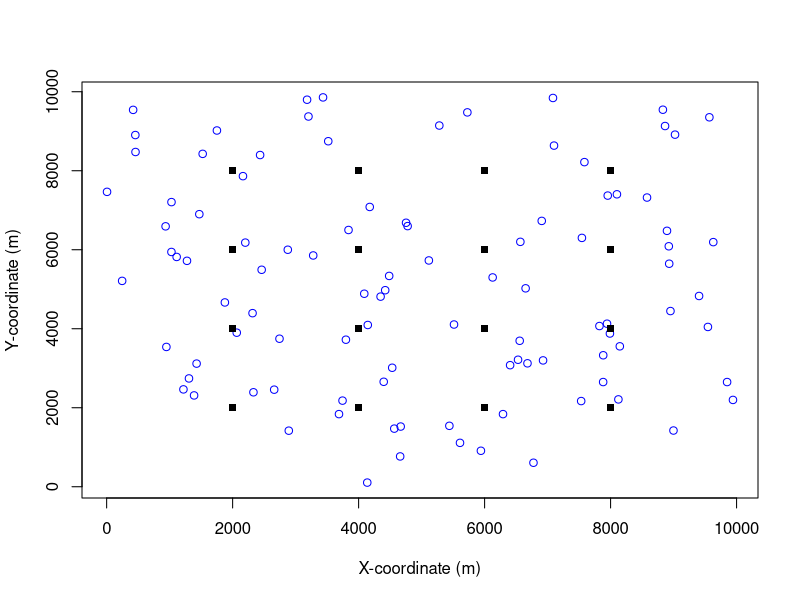
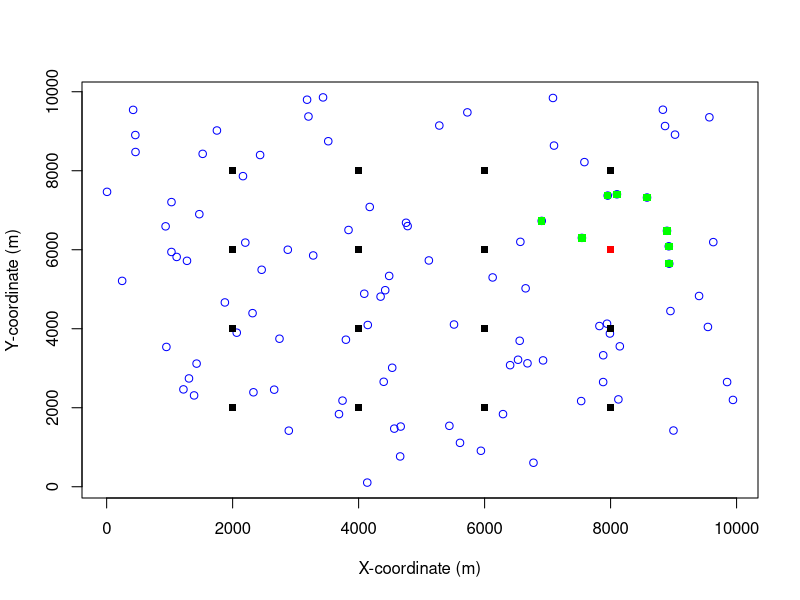
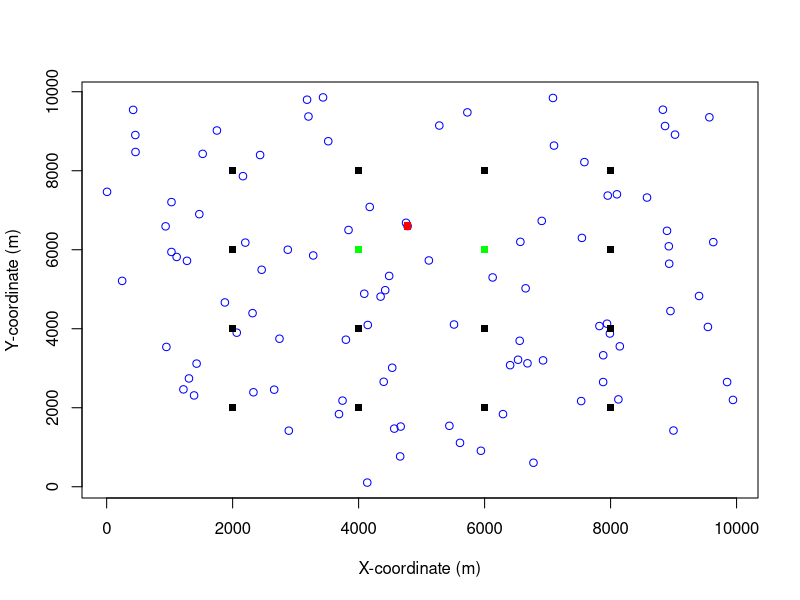

Write R code to recreate these figures, in order. (Note: this script raises an error after producing the figures.)
set.seed(123)
library(lubridate)
library(circular)

# x and y in square survey site with dimensions 10km x 10km with markers every 2000m
# mics
x_mic = seq(from = 2000, to = 8000, by = 2000)
y_mic = seq(from = 2000, to = 8000, by = 2000)

mic_coords = expand.grid(x = x_mic, y = y_mic)
colnames(mic_coords) = c('x_mic', 'y_mic')
mic_coords = as.matrix(mic_coords)

# expectation of gibbon groups in survey area
intensity = 0.000001 # modelling parameter
x_perimeter = 10000
y_perimeter = 10000
survey_area = x_perimeter * y_perimeter
expected_gibbon_groups = intensity * survey_area

# homogeneous Poisson point process for getting gibbon coordinates
x_gibbon_group <- runif(expected_gibbon_groups, 0, x_perimeter)
y_gibbon_group <- runif(expected_gibbon_groups, 0, y_perimeter)

gibbon_group_coords = cbind(x_gibbon_group, y_gibbon_group)
gibbon_group_coords = as.matrix(gibbon_group_coords)

# plot of mic grid and Poisson point process distributed gibbon groups
{
plot(x_gibbon_group, y_gibbon_group, type = "p", col = "blue", pch = 1, xlab = "X-coordinate (m)", ylab = "Y-coordinate (m)")
points(mic_coords[,1], mic_coords[,2], type = "p", col = "black", pch = 15)
}

# Calculate the bearing from mic to gibbon group
calc_bearing = function(x_point_1, y_point_1, x_point_2, y_point_2) {
  bearing = atan2(
    y_point_2 - y_point_1,
    x_point_2 - x_point_1
  )
  
  # convert to range of radians [0,2pi] where bearing is taken clockwise from north (0 radians)
  if (bearing <= 0) {
    bearing = -1*bearing + 0.5*pi 
  } else if ((bearing > 0) && (bearing <= 0.5*pi)) {
    bearing = (0.5*pi - bearing)
  } else {
    bearing = (pi - bearing) + 1.5*pi
  }
  return(bearing)
}


# euclidean distance for detector to gibbon observation
dist_mic_gibbon <- matrix(NA, nrow = nrow(mic_coords), ncol = nrow(gibbon_group_coords))
bearing_mic_gibbon <- matrix(NA, nrow = nrow(mic_coords), ncol = nrow(gibbon_group_coords))

for (i in 1:nrow(dist_mic_gibbon)) {
  for (j in 1:ncol(dist_mic_gibbon)) {
    dist_mic_gibbon[i, j] <- sqrt(sum((mic_coords[i, ] - gibbon_group_coords[j, ])^2))
    bearing_mic_gibbon[i, j] <- calc_bearing(mic_coords[i, 1], mic_coords[i, 2], gibbon_group_coords[j, 1], gibbon_group_coords[j, 2])
  }
}

# half normal hazard distribution for probability matrix
# assuming each mic has same detection function
lambda = 50 # modelling parameter
sigma = 500 # modelling parameter

hazard_half_normal = function(lambda, sigma, dist_matrix) {
  prob_matrix = 1 - exp(-lambda * exp((-1 * dist_matrix^2) / (2 * sigma^2)))
  return (prob_matrix)
}

detection_prob_matrix = hazard_half_normal(lambda = lambda, sigma = sigma, dist_matrix = dist_mic_gibbon)

# weighted Bernoulli trails for each gibbon group to mic for detected/undetected
detection_matrix <- matrix(NA, nrow = nrow(mic_coords), ncol = nrow(gibbon_group_coords))

for (i in 1:nrow(dist_mic_gibbon)) {
  for (j in 1:ncol(dist_mic_gibbon)) {
    detection_matrix[i, j] <- rbinom(size = 1, n = 1, prob = detection_prob_matrix[i,j])
  }
}

### plotting results

# plot detected gibbon groups for chosen mic
plot_select = 12

for (i in plot_select) {
  detection_gibbon_group_idx = which(detection_matrix[i,] == 1)
  plot(x_gibbon_group, y_gibbon_group, type = "p", col = "blue", pch = 1, xlab = "X-coordinate (m)", ylab = "Y-coordinate (m)")
  points(mic_coords[,1], mic_coords[,2], type = "p", col = "black", pch = 15)
  points(mic_coords[i,1], mic_coords[i,2], type = "p", col = "red", pch = 15)
  points(x_gibbon_group[detection_gibbon_group_idx], y_gibbon_group[detection_gibbon_group_idx], type = "p", col = "green", pch = 15)
}

# plot mics which detected a certain gibbon group
plot_select = 36

for (i in plot_select) {
  detection_mic_idx = which(detection_matrix[,i] == 1)
  plot(x_gibbon_group, y_gibbon_group, type = "p", col = "blue", pch = 1, xlab = "X-coordinate (m)", ylab = "Y-coordinate (m)")
  points(mic_coords[,1], mic_coords[,2], type = "p", col = "black", pch = 15)
  points(x_gibbon_group[i], y_gibbon_group[i], type = "p", col = "red", pch = 15)
  points(mic_coords[detection_mic_idx,1], mic_coords[detection_mic_idx,2], type = "p", col = "green", pch = 15)
}

### create dataframes for analysis

# convert meter coordinates to lat, lng for RShiny App
convert_coords = function(x_coord, y_coord) {
  ref_lat = 14.201252
  ref_lng = 106.585033
  earth_radius = 6371000
  
  # calculate lat, lng
  # issue with this calculation
  lat = ref_lat + (y_coord / earth_radius) * (180 / pi)
  lng = ref_lng + (x_coord / (earth_radius * cos(lat * pi / 180))) * (180 / pi)
  
  lat_lng = cbind(lat, lng)
  
  return(lat_lng)
}

mic_lat_lng = data.frame()
mic_lat_lng = convert_coords(mic_coords[,1], mic_coords[,2])
mic_df = cbind(1:nrow(mic_lat_lng), mic_lat_lng)
colnames(mic_df)[1] = "mic_id"

# these are ground truth locations of each gibbon group and exact call times
gibbon_group_lat_lng = data.frame()
gibbon_group_lat_lng = convert_coords(gibbon_group_coords[,1], gibbon_group_coords[,2])
gibbon_group_df = cbind(1:nrow(gibbon_group_lat_lng), gibbon_group_lat_lng)
colnames(gibbon_group_df)[1] = "gibbon_group_id"

# generate random ground truth call times
# we only generate one call per gibbon group
dawn_chorus_start_time = as.POSIXct("2023-01-01 04:00:00", tz = "UTC")
dawn_chorus_end_time = as.POSIXct("2023-01-01 05:00:00", tz = "UTC")

call_datetimes = as.POSIXct(runif(nrow(gibbon_group_df), dawn_chorus_start_time, dawn_chorus_end_time), origin = "1970-01-01", tz = "UTC")
call_timestamps = as.integer(call_datetimes)

# gibbon_group_df = cbind(gibbon_group_df, call_datetimes)
# colnames(gibbon_group_df)[4] = "call_datetime"

### generate recording dataframe

# speed of sound (m/s)
speed_of_sound = 331
von_mises_kappa = 50 # modelling parameter

recording_df = data.frame()

for (i in 1:nrow(mic_df)) {
  ground_truth_animal_ID = which(detection_matrix[i,] == 1)
  mic_ID = rep(i, times = length(ground_truth_animal_ID))
  
  # compute measured call time which considers speed of sound
  ground_truth_call_timestamp = call_timestamps[as.integer(gibbon_group_df[ground_truth_animal_ID])]
  ground_truth_call_datetime = as.POSIXct(ground_truth_call_timestamp, origin = "1970-01-01", tz = "UTC")
  measured_call_timestamp = ground_truth_call_timestamp + dist_mic_gibbon[i, ground_truth_animal_ID] / speed_of_sound
  measured_call_datetime = as.POSIXct(measured_call_timestamp, origin = "1970-01-01", tz = "UTC")
  
  # compute measured bearing
  ground_truth_bearing = bearing_mic_gibbon[i, ground_truth_animal_ID]
  # von mises distribution for bearing measurement
  measured_bearing = data.frame()
  for (j in 1:length(ground_truth_animal_ID)) {
    bearing = rvonmises(n = 1, mu = ground_truth_bearing[j], kappa = von_mises_kappa)
    measured_bearing = rbind(measured_bearing, bearing)
  }
  colnames(measured_bearing) = "measured_bearing"
  
  # binding dataframes for each mic
  recording_temp = cbind(mic_ID, ground_truth_animal_ID, ground_truth_call_datetime, measured_call_datetime, ground_truth_bearing, measured_bearing)
  recording_df = rbind(recording_df, recording_temp)
}

recording_ID = seq(nrow(recording_df))
recording_df = cbind(recording_ID, recording_df)

write.csv(mic_df, "../output/mic.csv", row.names=FALSE)
write.csv(gibbon_group_df, "../output/gibbon_group.csv", row.names=FALSE)
write.csv(recording_df, "../output/recording.csv", row.names=FALSE)

### plot bearings for each anima_id (from mic) with measurement error distributions


### map plots for testing lat/lng
plot(mic_df[,2], mic_df[,3], type = "p", pch = 19, col = "blue", xlab = "longitude", ylab = "Latitude", main = "Scatterplot of Coordinates")
